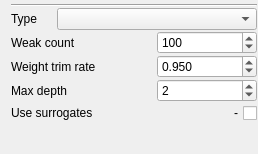
            <widget class="QWidget" name="page_BT">
             <property name="geometry">
              <rect>
               <x>0</x>
               <y>0</y>
               <width>258</width>
               <height>154</height>
              </rect>
             </property>
             <attribute name="label">
              <string>BT (ADA Boost)</string>
             </attribute>
             <layout class="QVBoxLayout" name="verticalLayout_9">
              <property name="spacing">
               <number>1</number>
              </property>
              <property name="topMargin">
               <number>4</number>
              </property>
              <property name="rightMargin">
               <number>1</number>
              </property>
              <property name="bottomMargin">
               <number>1</number>
              </property>
              <item>
               <widget class="Line" name="line_8">
                <property name="orientation">
                 <enum>Qt::Horizontal</enum>
                </property>
               </widget>
              </item>
              <item>
               <layout class="QHBoxLayout" name="horizontalLayout_26">
                <item>
                 <widget class="QLabel" name="label_26">
                  <property name="text">
                   <string>Type</string>
                  </property>
                 </widget>
                </item>
                <item>
                 <spacer name="horizontalSpacer_20">
                  <property name="orientation">
                   <enum>Qt::Horizontal</enum>
                  </property>
                  <property name="sizeHint" stdset="0">
                   <size>
                    <width>40</width>
                    <height>20</height>
                   </size>
                  </property>
                 </spacer>
                </item>
                <item>
                 <widget class="QComboBox" name="comboBox_BT_Type">
                  <property name="minimumSize">
                   <size>
                    <width>200</width>
                    <height>0</height>
                   </size>
                  </property>
                 </widget>
                </item>
               </layout>
              </item>
              <item>
               <layout class="QHBoxLayout" name="horizontalLayout_25">
                <item>
                 <widget class="QLabel" name="label_22">
                  <property name="text">
                   <string>Weak count</string>
                  </property>
                 </widget>
                </item>
                <item>
                 <spacer name="horizontalSpacer_16">
                  <property name="orientation">
                   <enum>Qt::Horizontal</enum>
                  </property>
                  <property name="sizeHint" stdset="0">
                   <size>
                    <width>40</width>
                    <height>20</height>
                   </size>
                  </property>
                 </spacer>
                </item>
                <item>
                 <widget class="QSpinBox" name="spinBox_BT_WeakCount">
                  <property name="minimumSize">
                   <size>
                    <width>100</width>
                    <height>0</height>
                   </size>
                  </property>
                  <property name="minimum">
                   <number>1</number>
                  </property>
                  <property name="maximum">
                   <number>999</number>
                  </property>
                  <property name="value">
                   <number>100</number>
                  </property>
                 </widget>
                </item>
               </layout>
              </item>
              <item>
               <layout class="QHBoxLayout" name="horizontalLayout_24">
                <item>
                 <widget class="QLabel" name="label_23">
                  <property name="text">
                   <string>Weight trim rate</string>
                  </property>
                 </widget>
                </item>
                <item>
                 <spacer name="horizontalSpacer_17">
                  <property name="orientation">
                   <enum>Qt::Horizontal</enum>
                  </property>
                  <property name="sizeHint" stdset="0">
                   <size>
                    <width>40</width>
                    <height>20</height>
                   </size>
                  </property>
                 </spacer>
                </item>
                <item>
                 <widget class="QDoubleSpinBox" name="doubleSpinBox_BT_WeightTrimRate">
                  <property name="minimumSize">
                   <size>
                    <width>100</width>
                    <height>0</height>
                   </size>
                  </property>
                  <property name="decimals">
                   <number>3</number>
                  </property>
                  <property name="maximum">
                   <double>1.000000000000000</double>
                  </property>
                  <property name="singleStep">
                   <double>0.010000000000000</double>
                  </property>
                  <property name="value">
                   <double>0.950000000000000</double>
                  </property>
                 </widget>
                </item>
               </layout>
              </item>
              <item>
               <layout class="QHBoxLayout" name="horizontalLayout_23">
                <item>
                 <widget class="QLabel" name="label_25">
                  <property name="text">
                   <string>Max depth</string>
                  </property>
                 </widget>
                </item>
                <item>
                 <spacer name="horizontalSpacer_18">
                  <property name="orientation">
                   <enum>Qt::Horizontal</enum>
                  </property>
                  <property name="sizeHint" stdset="0">
                   <size>
                    <width>40</width>
                    <height>20</height>
                   </size>
                  </property>
                 </spacer>
                </item>
                <item>
                 <widget class="QSpinBox" name="spinBox_BT_MaxDepth">
                  <property name="minimumSize">
                   <size>
                    <width>100</width>
                    <height>0</height>
                   </size>
                  </property>
                  <property name="minimum">
                   <number>1</number>
                  </property>
                  <property name="value">
                   <number>2</number>
                  </property>
                 </widget>
                </item>
               </layout>
              </item>
              <item>
               <layout class="QHBoxLayout" name="horizontalLayout_22">
                <item>
                 <widget class="QLabel" name="label_24">
                  <property name="text">
                   <string>Use surrogates</string>
                  </property>
                 </widget>
                </item>
                <item>
                 <spacer name="horizontalSpacer_19">
                  <property name="orientation">
                   <enum>Qt::Horizontal</enum>
                  </property>
                  <property name="sizeHint" stdset="0">
                   <size>
                    <width>40</width>
                    <height>20</height>
                   </size>
                  </property>
                 </spacer>
                </item>
                <item>
                 <widget class="QCheckBox" name="checkBox_BT_UseSurrogates">
                  <property name="layoutDirection">
                   <enum>Qt::RightToLeft</enum>
                  </property>
                  <property name="text">
                   <string>-</string>
                  </property>
                 </widget>
                </item>
               </layout>
              </item>
              <item>
               <spacer name="verticalSpacer_6">
                <property name="orientation">
                 <enum>Qt::Vertical</enum>
                </property>
                <property name="sizeHint" stdset="0">
                 <size>
                  <width>20</width>
                  <height>141</height>
                 </size>
                </property>
               </spacer>
              </item>
             </layout>
            </widget>
